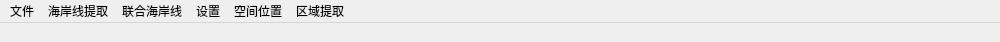
<?xml version="1.0" encoding="UTF-8"?>
<ui version="4.0">
 <class>newProject</class>
 <widget class="QMainWindow" name="newProject">
  <property name="windowModality">
   <enum>Qt::NonModal</enum>
  </property>
  <property name="geometry">
   <rect>
    <x>0</x>
    <y>0</y>
    <width>1000</width>
    <height>42</height>
   </rect>
  </property>
  <property name="sizePolicy">
   <sizepolicy hsizetype="Expanding" vsizetype="Minimum">
    <horstretch>0</horstretch>
    <verstretch>0</verstretch>
   </sizepolicy>
  </property>
  <property name="windowTitle">
   <string>newProject</string>
  </property>
  <widget class="QWidget" name="centralWidget"/>
  <widget class="QMenuBar" name="menuBar">
   <property name="geometry">
    <rect>
     <x>0</x>
     <y>0</y>
     <width>1000</width>
     <height>26</height>
    </rect>
   </property>
   <widget class="QMenu" name="menu">
    <property name="title">
     <string>文件</string>
    </property>
    <addaction name="openFileImage"/>
    <addaction name="separator"/>
    <addaction name="openDatabaseImage"/>
   </widget>
   <widget class="QMenu" name="menu_2">
    <property name="title">
     <string>海岸线提取</string>
    </property>
    <addaction name="findSeaLine"/>
   </widget>
   <widget class="QMenu" name="menu_3">
    <property name="title">
     <string>联合海岸线</string>
    </property>
    <addaction name="firstLine"/>
    <addaction name="separator"/>
    <addaction name="secondLine"/>
    <addaction name="separator"/>
    <addaction name="combine"/>
   </widget>
   <widget class="QMenu" name="menu_4">
    <property name="title">
     <string>设置</string>
    </property>
    <addaction name="action"/>
   </widget>
   <widget class="QMenu" name="menu_5">
    <property name="title">
     <string>空间位置</string>
    </property>
    <addaction name="actiontest"/>
   </widget>
   <widget class="QMenu" name="menu_6">
    <property name="title">
     <string>区域提取</string>
    </property>
    <addaction name="action_2"/>
   </widget>
   <addaction name="menu"/>
   <addaction name="menu_2"/>
   <addaction name="menu_3"/>
   <addaction name="menu_4"/>
   <addaction name="menu_5"/>
   <addaction name="menu_6"/>
  </widget>
  <action name="openFileImage">
   <property name="text">
    <string>文件打开图像</string>
   </property>
   <property name="toolTip">
    <string>&lt;html&gt;&lt;head/&gt;&lt;body&gt;&lt;p&gt;从数据库获取图像文件&lt;/p&gt;&lt;/body&gt;&lt;/html&gt;</string>
   </property>
  </action>
  <action name="openDatabaseImage">
   <property name="text">
    <string>数据库图像</string>
   </property>
   <property name="toolTip">
    <string>&lt;html&gt;&lt;head/&gt;&lt;body&gt;&lt;p&gt;从文件路径打开图像&lt;/p&gt;&lt;p&gt;&lt;br/&gt;&lt;/p&gt;&lt;/body&gt;&lt;/html&gt;</string>
   </property>
  </action>
  <action name="findSeaLine">
   <property name="text">
    <string>海岸线提取</string>
   </property>
  </action>
  <action name="firstLine">
   <property name="text">
    <string>打开第一海岸线</string>
   </property>
  </action>
  <action name="secondLine">
   <property name="text">
    <string>打开第二海岸线</string>
   </property>
  </action>
  <action name="combine">
   <property name="text">
    <string>合并海岸线</string>
   </property>
  </action>
  <action name="action">
   <property name="text">
    <string>数据库设置</string>
   </property>
  </action>
  <action name="actiontest">
   <property name="text">
    <string>test</string>
   </property>
  </action>
  <action name="actionload">
   <property name="text">
    <string>load</string>
   </property>
  </action>
  <action name="action_2">
   <property name="text">
    <string>区域提取</string>
   </property>
  </action>
 </widget>
 <layoutdefault spacing="6" margin="11"/>
 <resources/>
 <connections/>
 <slots>
  <signal>openFileImage()</signal>
  <signal>openDatabeseImage()</signal>
 </slots>
</ui>
